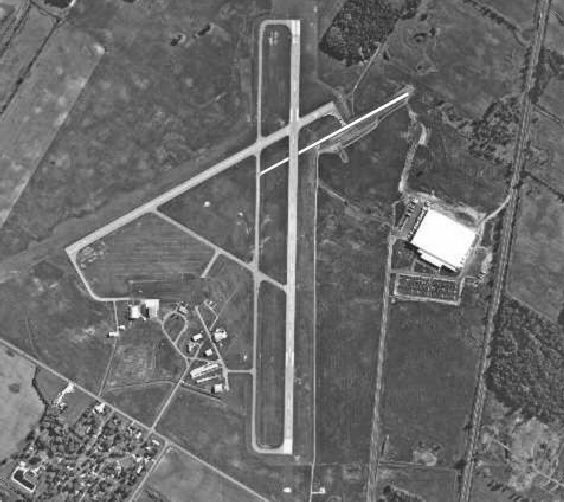
#> input picture exercise/week7/airport.tif, 564 x 502 px
$ jupyter execute hw07.ipynb
#> lines starting #> are read from the running program, lines starting #| are printed output that depends on the picture; after the words box and inside, x2 and y2 are one past the last pixel; in counts of white or black regions, pixels touching at a corner belong together
[cell 1]
import numpy as np
import matplotlib.pyplot as plt
import imageio
from skimage import io
from skimage.color import rgb2gray
from skimage.transform import hough_line, hough_line_peaks
from skimage.feature import canny

[cell 2]
airport = io.imread("airport.tif")
#> airport is the input picture: shape (502, 564); min 19, max 255, mean 106.4
airport = rgb2gray(airport)

[cell 3]
airport_edge = canny(airport, sigma=2, low_threshold=85, high_threshold=190)
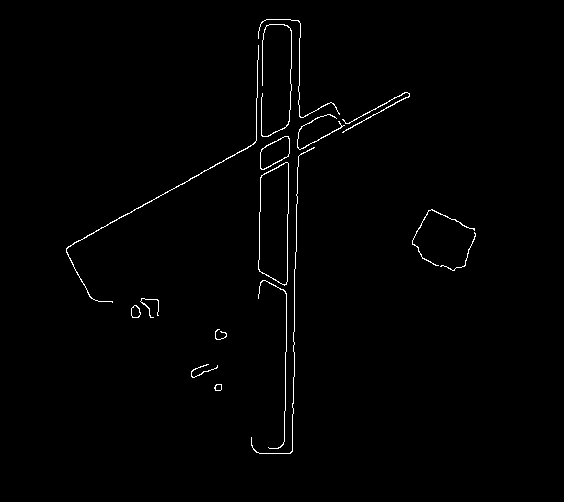
#> airport_edge: shape (502, 564) bool; 0.96% white in thin lines or dots, all inside (x1, y1, x2, y2) = (66, 19, 476, 454)

f = plt.figure(figsize=(15,10))
ax = f.add_subplot(121)
ax2 = f.add_subplot(122)

ax.imshow(airport,cmap="gray")
ax2.imshow(airport_edge,cmap="gray")

plt.show()
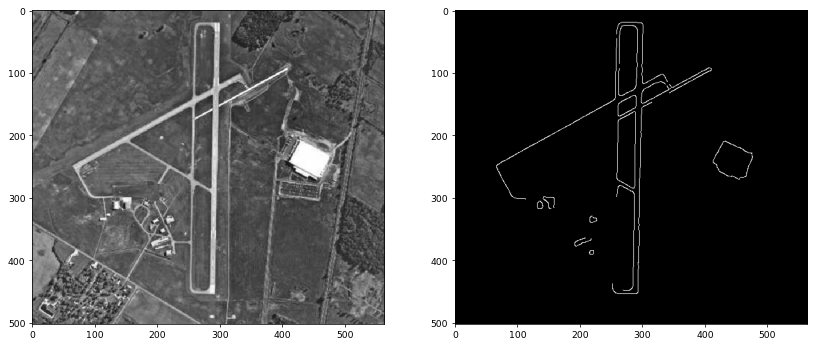
#> figure drawn by matplotlib, 2 panels

[cell 4]
h, theta, d = hough_line(airport_edge, theta=None)
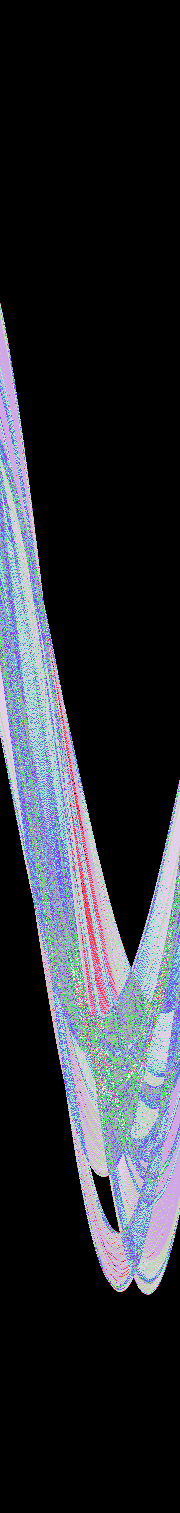
#> h: shape (1513, 180) uint64; 91 distinct labels, from 0 to 258; one colour per label, 0 black
#> theta = 180 values from -1.57 to 1.55; d = 1513 values from -756 to 756
plt.figure(figsize=(8,6))
plt.imshow(np.log(1 + h),
             extent=[np.rad2deg(theta[-1]), np.rad2deg(theta[0]), d[-1], d[0]],
             cmap='gray', aspect=1/1.5)
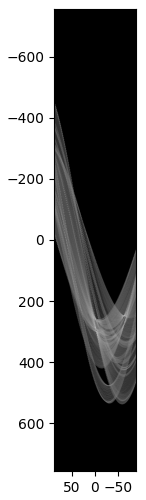
#> figure drawn by matplotlib, 1 panel

[cell 5]
origin = np.array((0, airport.shape[1]))
#> origin = [0, 564]
plt.figure(figsize=(10,7))

for _, angle, dist in zip(*hough_line_peaks(h, theta, d)):
    y0, y1 = (dist - origin * np.cos(angle)) / np.sin(angle)
    plt.plot(origin, (y0, y1), '-r')
#> this loop made 3 passes
#> (angle, dist, y0, y1) on passes 1 to 3: (0.0175, 300, 17189.6, -15121.9), (0.0175, 263, 15069.6, -17242), (1.06, 248, 283.6, -29.08)

plt.imshow(airport, cmap='gray')
plt.show()
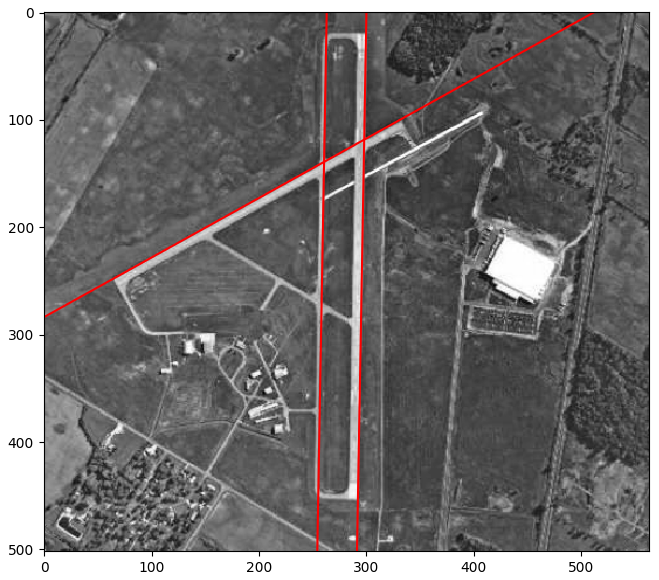
#> figure drawn by matplotlib, 1 panel

[cell 6]
gauss_noise = np.random.normal(5,0.2,(airport.shape[0],airport.shape[1]))

[cell 7]
airport_noise = airport + gauss_noise

[cell 8]
def plot_hough_lines(image):
    edged = canny(image, sigma=2, low_threshold=85, high_threshold=190)
    h, theta, d = hough_line(edged, theta=None)
#> h: shape (1513, 180) uint64; 89 distinct labels, from 0 to 260
#> theta = 180 values from -1.57 to 1.55; d = 1513 values from -756 to 756
    origin = np.array((0, image.shape[1]))
#> origin = [0, 564]
    plt.figure(figsize=(10,7))

    for _, angle, dist in zip(*hough_line_peaks(h, theta, d)):
        y0, y1 = (dist - origin * np.cos(angle)) / np.sin(angle)
        plt.plot(origin, (y0, y1), '-r')

    plt.imshow(image, cmap='gray')
    plt.show()
